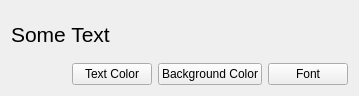
<?xml version="1.0" encoding="UTF-8"?>
<ui version="4.0">
 <class>Widget</class>
 <widget class="QWidget" name="Widget">
  <property name="geometry">
   <rect>
    <x>0</x>
    <y>0</y>
    <width>359</width>
    <height>96</height>
   </rect>
  </property>
  <property name="windowTitle">
   <string>Widget</string>
  </property>
  <layout class="QVBoxLayout" name="verticalLayout">
   <item>
    <widget class="QLabel" name="label">
     <property name="font">
      <font>
       <pointsize>16</pointsize>
      </font>
     </property>
     <property name="text">
      <string>Some Text</string>
     </property>
    </widget>
   </item>
   <item>
    <layout class="QHBoxLayout" name="horizontalLayout">
     <item>
      <spacer name="horizontalSpacer">
       <property name="orientation">
        <enum>Qt::Horizontal</enum>
       </property>
       <property name="sizeHint" stdset="0">
        <size>
         <width>40</width>
         <height>20</height>
        </size>
       </property>
      </spacer>
     </item>
     <item>
      <widget class="QPushButton" name="textColorButton">
       <property name="text">
        <string>Text Color</string>
       </property>
      </widget>
     </item>
     <item>
      <widget class="QPushButton" name="backroundColorButton">
       <property name="text">
        <string>Background Color</string>
       </property>
      </widget>
     </item>
     <item>
      <widget class="QPushButton" name="fontButton">
       <property name="text">
        <string>Font</string>
       </property>
      </widget>
     </item>
    </layout>
   </item>
  </layout>
 </widget>
 <resources/>
 <connections/>
</ui>
